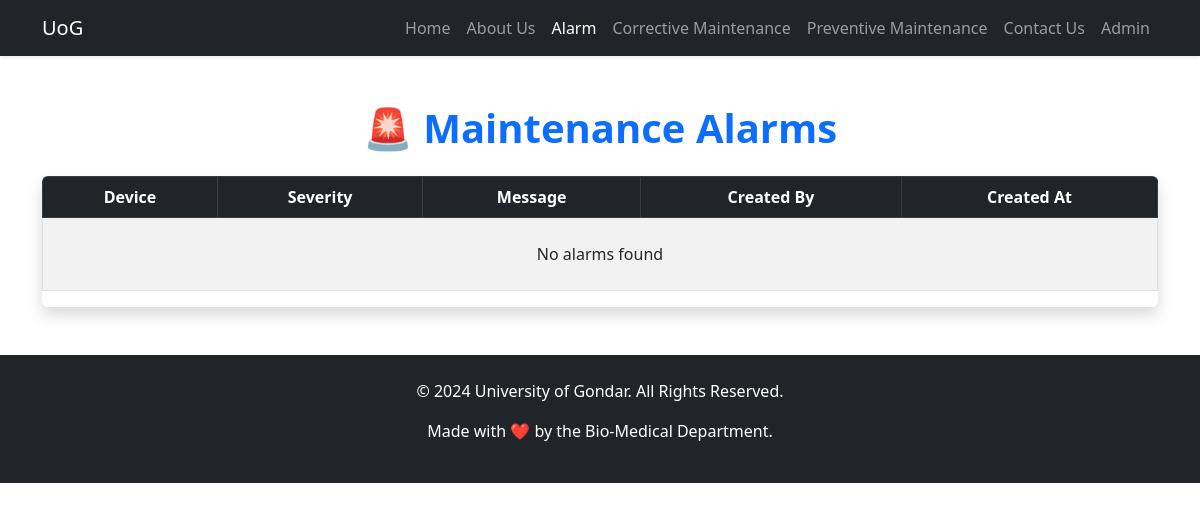
Before: /alarm/ with the older database file.
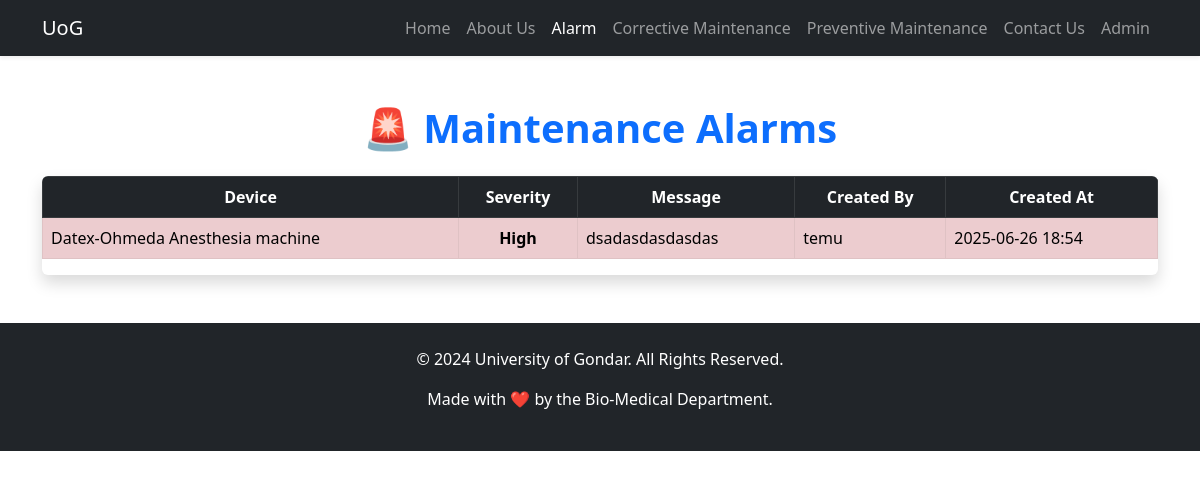
After: the same page with the newer database file.
### item/models.py (models this page shows, shortened)
class MaintenanceAlarm(models.Model):
    SEVERITY_CHOICES = [
        ('high', 'High'),
        ('moderate', 'Moderate'),
        ('low', 'Low')
    ]
    device = models.ForeignKey(Medical_device_inventory, on_delete=models.CASCADE, related_name='alarms')
    corrective_maintenance = models.ForeignKey(Corrective_maintenance, on_delete=models.SET_NULL, null=True, blank=True, related_name='alarms')
    preventive_maintenance = models.ForeignKey(Preventive_maintenance, on_delete=models.SET_NULL, null=True, blank=True, related_name='alarms')
    severity = models.CharField(max_length=10, choices=SEVERITY_CHOICES)
    message = models.TextField(max_length=1000, verbose_name="Alarm Message / Maintenance Required")
    created_by = models.ForeignKey(User, on_delete=models.SET_NULL, null=True)
    created_at = models.DateTimeField(auto_now_add=True)

class Medical_device_inventory(models.Model):
    name = models.CharField(max_length=100)
    model_number = models.CharField(max_length=50, default='Unknown')
    manufacturer = models.CharField(max_length=100, default='Unknown')
    status = models.CharField(
        max_length=20,
        choices=[
            ('available', 'Available'),
            ('unavailable', 'Unavailable'),
            ('maintenance', 'Maintenance')
        ],
        default='available'
    )
    serial_number = models.CharField(max_length=50, unique=True, default='Unknown')
    location = models.CharField(max_length=200, default='Unknown')
    photo = models.ImageField(upload_to='item_photos/', null=True, blank=True)

### item/views.py (the view)
# urls.py: path('alarm/', views.alarm_list, name='alarm_list'),
def alarm_list(request):
    alarms = MaintenanceAlarm.objects.all().order_by('-created_at')
    return render(request, 'alarm_list.html', {'alarms': alarms})

### item/templates/alarm_list.html (shortened to what this page needs)
{% extends "base.html" %}
{% load static %}
{% block content %}
<nav class="navbar navbar-expand-lg navbar-dark bg-dark shadow-sm mb-4">
    <div class="container">
        <a class="navbar-brand" href="#">UoG</a>
        <div class="collapse navbar-collapse" id="navbarNavAlarm">
            <ul class="navbar-nav ms-auto">
                <li class="nav-item"><a class="nav-link" href="{% url 'home' %}">Home</a></li>
                <li class="nav-item"><a class="nav-link" href="#about">About Us</a></li>
                <li class="nav-item"><a class="nav-link active" href="/alarm">Alarm</a></li>
                <li class="nav-item"><a class="nav-link" href="/maintenance">Corrective Maintenance</a></li>
                <li class="nav-item"><a class="nav-link" href="/preventive/">Preventive Maintenance</a></li>
                <li class="nav-item"><a class="nav-link" href="#mission">Contact Us</a></li>
                <li class="nav-item"><a class="nav-link" href="/admin/">Admin</a></li>
            </ul>
        </div>
    </div>
</nav>
<div class="container my-5">
    <h1 class="mb-4 text-center text-primary fw-bold">🚨 Maintenance Alarms</h1>
    <div class="table-responsive shadow rounded">
        <table class="table table-bordered table-hover table-striped align-middle">
            <thead class="table-dark text-center">
                <tr>
                    <th scope="col">Device</th>
                    <th scope="col">Severity</th>
                    <th scope="col">Message</th>
                    <th scope="col">Created By</th>
                    <th scope="col">Created At</th>
                </tr>
            </thead>
            <tbody>
                {% for alarm in alarms %}
                <tr class="
                    {% if alarm.severity == 'high' %}table-danger
                    {% elif alarm.severity == 'moderate' %}table-warning
                    {% elif alarm.severity == 'low' %}table-success
                    {% endif %}
                ">
                    <td>{{ alarm.device.name }}</td>
                    <td class="fw-bold text-center">{{ alarm.get_severity_display }}</td>
                    <td>{{ alarm.message }}</td>
                    <td>{{ alarm.created_by }}</td>
                    <td>{{ alarm.created_at|date:"Y-m-d H:i" }}</td>
                </tr>
                {% empty %}
                <tr>
                    <td colspan="5" class="text-center py-4">No alarms found</td>
                </tr>
                {% endfor %}
            </tbody>
        </table>
    </div>
</div>
<footer class="bg-dark text-white py-4 mt-5">
    <div class="container text-center">
        <p>&copy; 2024 University of Gondar. All Rights Reserved.</p>
        <p>Made with ❤️ by the Bio-Medical Department.</p>
    </div>
</footer>
{% endblock %}

### item/templates/base.html (shortened to what this page needs)
<!DOCTYPE html>
<html lang="en">
<head>
    <link href="https://cdn.jsdelivr.net/npm/bootstrap@5.3.0-alpha1/dist/css/bootstrap.min.css" rel="stylesheet">
</head>
<body>
    <div">
        {% block content %}{% endblock %}
</body>
</html>

Changed rows visible on the page:
added MaintenanceAlarm: device.name "Datex-Ohmeda Anesthesia machine", severity "High", message "dsadasdasdasdas", created_by "temu", created_at "2025-06-26 18:54"
Other visible differences:
text no longer shown: "No alarms found"
